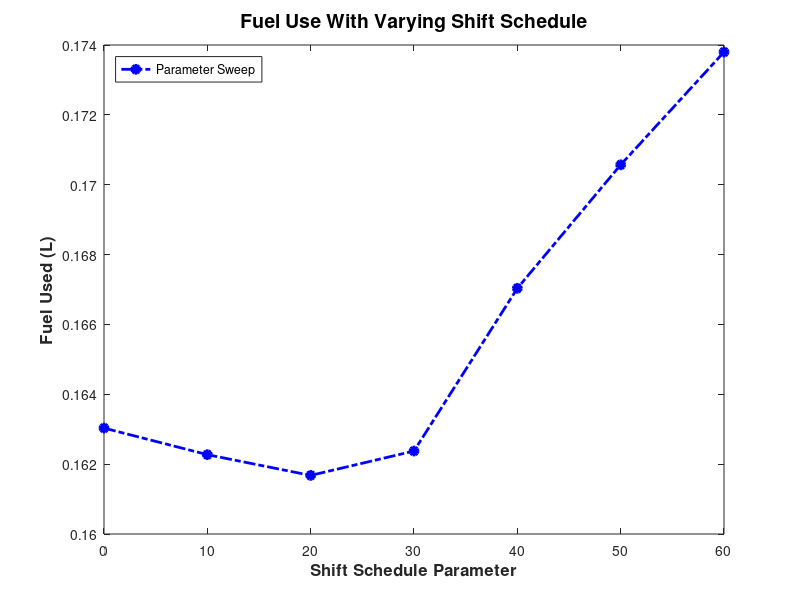

MATLAB code to generate this figure: (Note: this script raises an error after producing the figure.)
% Copyright 2013-2018 MathWorks, Inc.
% PLOT DATA FROM PARAMETER SWEEP
load FuelUsedSweep1D_AbsRea_7
fuelUse_h = figure;
set(gcf,'Position',[8   227   445   419]);
plot(FuelUsedSweep1D_AbsRea_7.rampconst,FuelUsedSweep1D_AbsRea_7.FuelUsedSET,'b-.o','LineWidth',2,'MarkerFaceColor','b');
title('Fuel Use With Varying Shift Schedule','FontWeight','Bold','FontSize',14);
xlabel('Shift Schedule Parameter','FontWeight','Bold','FontSize',12);
ylabel('Fuel Used (L)','FontWeight','Bold','FontSize',12);
legend('Parameter Sweep','Location','NorthWest');

% PLOT INITIAL SHIFT MAP
[Upshift_Speeds Downshift_Speeds Pedal_Positions] = Calc_Shift_Map_RO(rampconst0,17);
map_h = figure;
set(gcf,'Position',[468   226   560   420]);
Plot_Gear_Shift_Schedule(Pedal_Positions,Upshift_Speeds,Downshift_Speeds);
set(gca,'XLim',[0 120])
